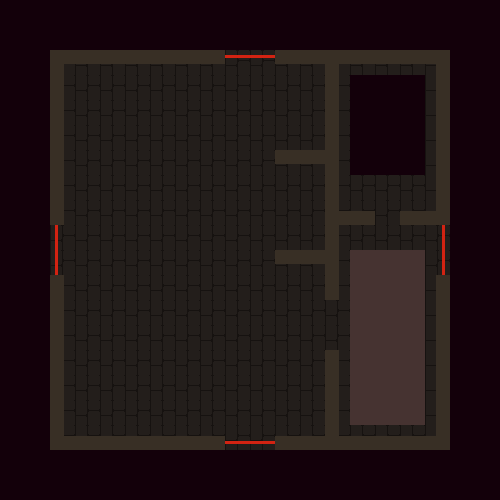

Rendered tile map (Tiled .tmx) drawn with the repository's tilesets; below, a short description and the map source with its tile grids summarised:
An orthogonal 20x20 tile map with 25x25 px tiles, 1 tile layer (Tile Layer 1), 2 tilesets and 17 objects.

<map version="1.0" orientation="orthogonal" width="20" height="20" tilewidth="25" tileheight="25">
 <tileset firstgid="1" name="warped-tileset" tilewidth="25" tileheight="25">
  <image source="../warped-tileset.png" width="500" height="50" />
 </tileset>
 <tileset firstgid="41" name="warped-objectset" tilewidth="25" tileheight="25">
  <image source="../warped-objectset.png" width="500" height="50" />
 </tileset>
 <layer name="Tile Layer 1" width="20" height="20">
  <data>[400 cells, 400 non-empty, 15 distinct tile ids]</data>
 </layer>
 <objectgroup name="Object Layer 1" width="20" height="20">
  <object gid="51" x="75" y="100" />
  <object gid="51" x="75" y="125" />
  <object gid="51" x="100" y="100" />
  <object gid="53" x="350" y="250" />
  <object gid="52" x="400" y="425" />
  <object gid="52" x="200" y="250" />
  <object gid="52" x="200" y="275" />
  <object gid="52" x="175" y="275" />
  <object gid="53" x="200" y="300" />
  <object gid="51" x="175" y="250" />
  <object gid="52" x="75" y="375" />
  <object gid="52" x="100" y="400" />
  <object gid="53" x="75" y="400" />
  <object gid="53" x="75" y="425" />
  <object gid="53" x="100" y="425" />
  <object gid="51" x="125" y="425" />
  <object gid="51" x="125" y="400" />
 </objectgroup>
 <objectgroup name="Object Layer 2" width="20" height="20" />
</map>
